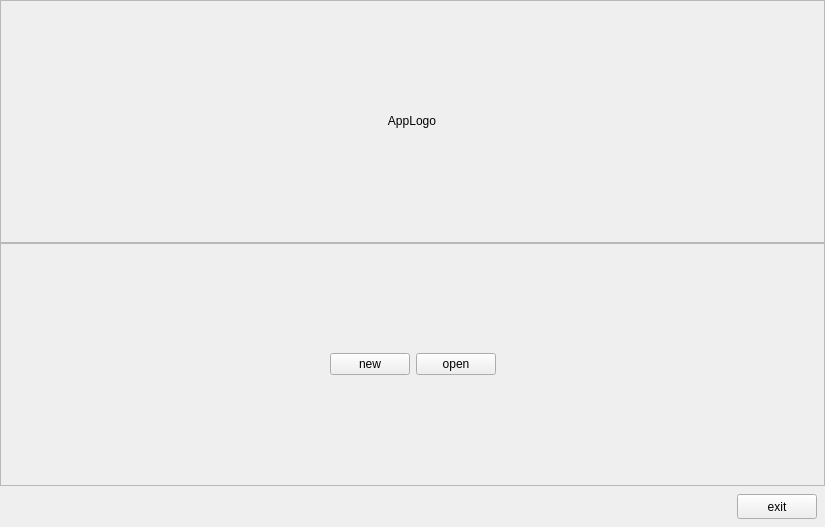
<?xml version="1.0" encoding="UTF-8"?>
<ui version="4.0">
 <class>DialogStartScreen</class>
 <widget class="QDialog" name="DialogStartScreen">
  <property name="geometry">
   <rect>
    <x>0</x>
    <y>0</y>
    <width>825</width>
    <height>527</height>
   </rect>
  </property>
  <property name="sizePolicy">
   <sizepolicy hsizetype="Fixed" vsizetype="Fixed">
    <horstretch>0</horstretch>
    <verstretch>0</verstretch>
   </sizepolicy>
  </property>
  <property name="windowTitle">
   <string>Dialog</string>
  </property>
  <layout class="QVBoxLayout" name="verticalLayout">
   <property name="spacing">
    <number>0</number>
   </property>
   <property name="leftMargin">
    <number>0</number>
   </property>
   <property name="topMargin">
    <number>0</number>
   </property>
   <property name="rightMargin">
    <number>0</number>
   </property>
   <property name="bottomMargin">
    <number>0</number>
   </property>
   <item>
    <widget class="QFrame" name="frame">
     <property name="frameShape">
      <enum>QFrame::Shape::StyledPanel</enum>
     </property>
     <property name="frameShadow">
      <enum>QFrame::Shadow::Raised</enum>
     </property>
     <layout class="QHBoxLayout" name="horizontalLayout_3">
      <item>
       <widget class="QLabel" name="label_logo">
        <property name="minimumSize">
         <size>
          <width>128</width>
          <height>128</height>
         </size>
        </property>
        <property name="maximumSize">
         <size>
          <width>128</width>
          <height>128</height>
         </size>
        </property>
        <property name="text">
         <string>AppLogo</string>
        </property>
        <property name="alignment">
         <set>Qt::AlignmentFlag::AlignCenter</set>
        </property>
       </widget>
      </item>
     </layout>
    </widget>
   </item>
   <item>
    <widget class="QFrame" name="frame_2">
     <property name="frameShape">
      <enum>QFrame::Shape::StyledPanel</enum>
     </property>
     <property name="frameShadow">
      <enum>QFrame::Shadow::Raised</enum>
     </property>
     <layout class="QHBoxLayout" name="horizontalLayout_2">
      <item>
       <spacer name="horizontalSpacer_3">
        <property name="orientation">
         <enum>Qt::Orientation::Horizontal</enum>
        </property>
        <property name="sizeHint" stdset="0">
         <size>
          <width>311</width>
          <height>20</height>
         </size>
        </property>
       </spacer>
      </item>
      <item>
       <widget class="QPushButton" name="btn_new">
        <property name="focusPolicy">
         <enum>Qt::FocusPolicy::NoFocus</enum>
        </property>
        <property name="accessibleName">
         <string/>
        </property>
        <property name="accessibleDescription">
         <string>btn_startup</string>
        </property>
        <property name="text">
         <string>new</string>
        </property>
       </widget>
      </item>
      <item>
       <widget class="QPushButton" name="btn_open">
        <property name="focusPolicy">
         <enum>Qt::FocusPolicy::NoFocus</enum>
        </property>
        <property name="accessibleName">
         <string/>
        </property>
        <property name="accessibleDescription">
         <string>btn_startup</string>
        </property>
        <property name="text">
         <string>open</string>
        </property>
       </widget>
      </item>
      <item>
       <spacer name="horizontalSpacer_2">
        <property name="orientation">
         <enum>Qt::Orientation::Horizontal</enum>
        </property>
        <property name="sizeHint" stdset="0">
         <size>
          <width>310</width>
          <height>20</height>
         </size>
        </property>
       </spacer>
      </item>
     </layout>
    </widget>
   </item>
   <item>
    <widget class="QFrame" name="frame_buttons">
     <property name="sizePolicy">
      <sizepolicy hsizetype="Preferred" vsizetype="Maximum">
       <horstretch>0</horstretch>
       <verstretch>0</verstretch>
      </sizepolicy>
     </property>
     <property name="frameShape">
      <enum>QFrame::Shape::NoFrame</enum>
     </property>
     <property name="frameShadow">
      <enum>QFrame::Shadow::Raised</enum>
     </property>
     <layout class="QHBoxLayout" name="horizontalLayout">
      <property name="spacing">
       <number>8</number>
      </property>
      <property name="leftMargin">
       <number>8</number>
      </property>
      <property name="topMargin">
       <number>8</number>
      </property>
      <property name="rightMargin">
       <number>8</number>
      </property>
      <property name="bottomMargin">
       <number>8</number>
      </property>
      <item>
       <spacer name="horizontalSpacer">
        <property name="orientation">
         <enum>Qt::Orientation::Horizontal</enum>
        </property>
        <property name="sizeHint" stdset="0">
         <size>
          <width>349</width>
          <height>20</height>
         </size>
        </property>
       </spacer>
      </item>
      <item>
       <widget class="QPushButton" name="btn_exit">
        <property name="minimumSize">
         <size>
          <width>0</width>
          <height>25</height>
         </size>
        </property>
        <property name="maximumSize">
         <size>
          <width>16777215</width>
          <height>25</height>
         </size>
        </property>
        <property name="focusPolicy">
         <enum>Qt::FocusPolicy::NoFocus</enum>
        </property>
        <property name="accessibleDescription">
         <string>btn_default</string>
        </property>
        <property name="text">
         <string>exit</string>
        </property>
       </widget>
      </item>
     </layout>
    </widget>
   </item>
  </layout>
 </widget>
 <resources/>
 <connections/>
</ui>
